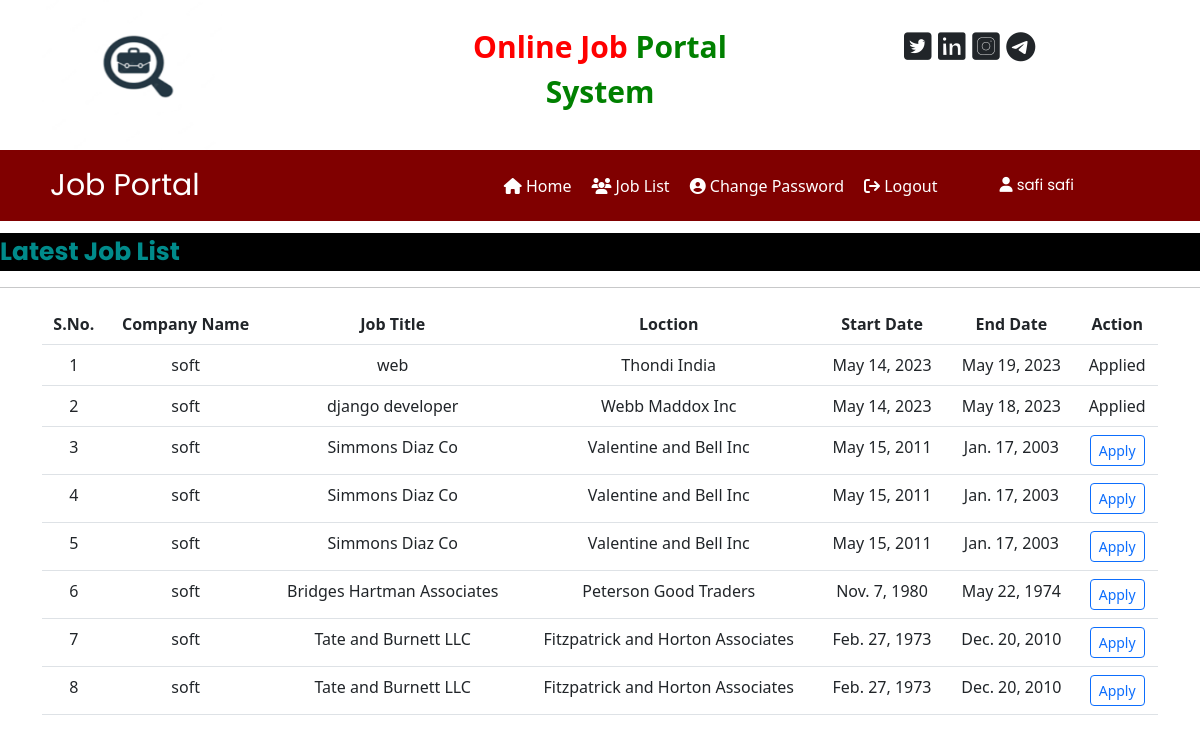
The page /user_latestjobs (signed in) on the database its author committed.
### jobapp/models.py (models this page shows, shortened)
class Job(models.Model):
    recruiter = models.ForeignKey(Recruiter,on_delete=models.CASCADE)
    start_date = models.DateField()
    end_date = models.DateField()
    title = models.CharField(max_length=100)
    salary = models.FloatField(max_length=20)
    image = models.FileField()
    description = models.CharField(max_length=300)
    experience = models.CharField(max_length=50)
    location = models.CharField(max_length=100)
    skills = models.CharField(max_length=100)
    creationdate = models.DateField()

class Recruiter(models.Model):
    user = models.ForeignKey(User,on_delete=models.CASCADE)
    mobile = models.CharField(max_length=15,null=True)
    image = models.FileField(null=True)
    gender = models.CharField(max_length=10,null=True)
    company = models.CharField(max_length=100,null=True)
    type = models.CharField(max_length=15,null=True)
    status = models.CharField(max_length=20,null=True)

### jobapp/views.py (the view)
# urls.py: path('user_latestjobs',user_latestjobs,name='user_latestjobs'),
def user_latestjobs(request):
    job = Job.objects.all().order_by('-start_date')
    user = request.user
    student = StudentUser.objects.get(user=user)
    data1 = Apply.objects.filter(student=student)
    li = []
    for i in data1:
        li.append(i.job.id)
    d = {'job':job,'li':li}
    return render(request,'user_latestjobs.html',d)

### jobapp/templates/user_latestjobs.html (shortened to what this page needs)
{% load static %}
{% block content %}
{% include 'user_navigation.html' %}
<marquee behavior="" direction="" style="font-family: Poppins,sans-serif;font-size: 25px;color: darkcyan;background-color: black;font-weight: bold;margin-top: 1%;">
    Latest Job List
</marquee>
<hr>
<div class="container">
<table class="table table-hover container" id="example">
    <thead>
        <tr style="background-color: #000080;color: white;">
            <th>S.No.</th>
            <th>Company Name</th>
            <th>Job Title</th>
            <th>Loction</th>
            <th>Start Date</th>
            <th>End Date</th>
            <th>Action</th>
        </tr>
    </thead>
    <tbody>
        {% for i in job %}
        <tr style="background-color: #DEB887;">
            <td>{{forloop.counter}}</td>
            <td>{{ i.recruiter.company }}</td>
            <td>{{i.title}}</td>
            <td>{{i.location}}</td>
            <td>{{i.start_date}}</td>
            <td>{{i.end_date}}</td>
            {% if i.id in li %}
            <td>Applied</td>
            {% else %}
            <td><a href="{% url 'job_detail' i.id %}" class="btn btn-outline-primary btn-sm">Apply</a></td>
            {% endif %}
        </tr>
        {% endfor %}
    </tbody>
</table>
</div>
{% endblock %}

### jobapp/templates/user_navigation.html (shortened to what this page needs)
<!DOCTYPE html>
<html lang="en">
<head>
    {% load static %}
    <link href="https://cdn.jsdelivr.net/npm/bootstrap@5.3.0-alpha3/dist/css/bootstrap.min.css" rel="stylesheet">
    <link rel="stylesheet" href="https://cdnjs.cloudflare.com/ajax/libs/font-awesome/6.4.0/css/all.min.css" />
</head>
<body>
    <div class="container">
        <div class="row">
            <div class="col-sm-4">
                <img src="{% static 'images/job1.png' %}" style="width: 180px;height: 150px;" alt="">
            </div>
            <div class="col-sm-4 mt-4 text-center">
                <span style="font-weight: bold; font-size: 30px;">
                    <span style="color: red;">Online Job</span>
                    <spans style="color: green;">Portal System</spans>
                </span>
            </div>
            <div class="col-sm-4 mt-4" style="padding-left: 10%;">
                <span style="font-weight: bold; font-size: 30px;">
                    <span><i class="fas fa-brands fa-square-twitter pl-1"></i></span>
                    <span><i class="fas fa-brands fa-linkedin pl-1"></i></span>
                    <span><i class="fas fa-brands fa-square-instagram pl-1"></i></span>
                    <span><i class="fa-brands fa-telegram pl-1"></i></span>
                </span>
            </div>
        </div>
    </div>
    <nav class="navbar navbar-expand-sm" style="background-color: maroon;">
        <a href="" class="navbar-brand text-white pl-5 font-weight-bold" style="font-family: 'Poppins', sans-serif;margin-left: 50px;font-size: 30px;">Job Portal</a>
        <ul class="navbar-nav">
            <li class="nav-item">
                <a href="{% url 'user_home' %}" class="nav-link" style="margin-left: 280px;"><i class="fa fa-home mr-1"></i> Home</a>
            </li>
            <li class="nav-item">
                <a href="{% url 'user_latestjobs' %}"  class="nav-link"><i class="fa fa-users mr-1"></i> Job List</a>
            </li>
            <li class="nav-item">
                <a href="{% url 'change_passworduser' %}"  class="nav-link"><i class="fa fa-user-circle mr-1"></i> Change Password</a>
            </li>
            <li class="nav-item">
                <a href="{% url 'Logout' %}"  class="nav-link"><i class="fa fa-sign-out mr-1"></i> Logout</a>
            </li>
        </ul>
        <a href="{% url 'user_home' %}" class="navbar-brand text-white pl-5 font-weight-bold" style="font-family: 'Poppins', sans-serif;margin-left: 50px;font-size: 15px;"><i class="fa-solid fa-user"></i> {{request.user.first_name}} {{request.user.last_name}}</a>
    </nav>
</body>
</html>

### jobapp/templates/user_navigation.html (style rules this page uses)
.nav-link { color: white !important; margin-right: 4px; }

### jobapp/templates/user_latestjobs.html (style rules this page uses)
tr { text-align: center; }

### rows shown on the page
Job: recruiter.company "soft", title "web", location "Thondi India", start_date "May 14, 2023", end_date "May 19, 2023", shows "Applied"
Job: recruiter.company "soft", title "django developer", location "Webb Maddox Inc", start_date "May 14, 2023", end_date "May 18, 2023", shows "Applied"
Job: recruiter.company "soft", title "Simmons Diaz Co", location "Valentine and Bell Inc", start_date "May 15, 2011", end_date "Jan. 17, 2003", shows "Apply"
Job: recruiter.company "soft", title "Simmons Diaz Co", location "Valentine and Bell Inc", start_date "May 15, 2011", end_date "Jan. 17, 2003", shows "Apply"
Job: recruiter.company "soft", title "Simmons Diaz Co", location "Valentine and Bell Inc", start_date "May 15, 2011", end_date "Jan. 17, 2003", shows "Apply"
Job: recruiter.company "soft", title "Bridges Hartman Associates", location "Peterson Good Traders", start_date "Nov. 7, 1980", end_date "May 22, 1974", shows "Apply"
Job: recruiter.company "soft", title "Tate and Burnett LLC", location "Fitzpatrick and Horton Associates", start_date "Feb. 27, 1973", end_date "Dec. 20, 2010", shows "Apply"
Job: recruiter.company "soft", title "Tate and Burnett LLC", location "Fitzpatrick and Horton Associates", start_date "Feb. 27, 1973", end_date "Dec. 20, 2010", shows "Apply"

### other values the page prints
{{ request.user.first_name }} "safi"
{{ request.user.last_name }} "safi"
